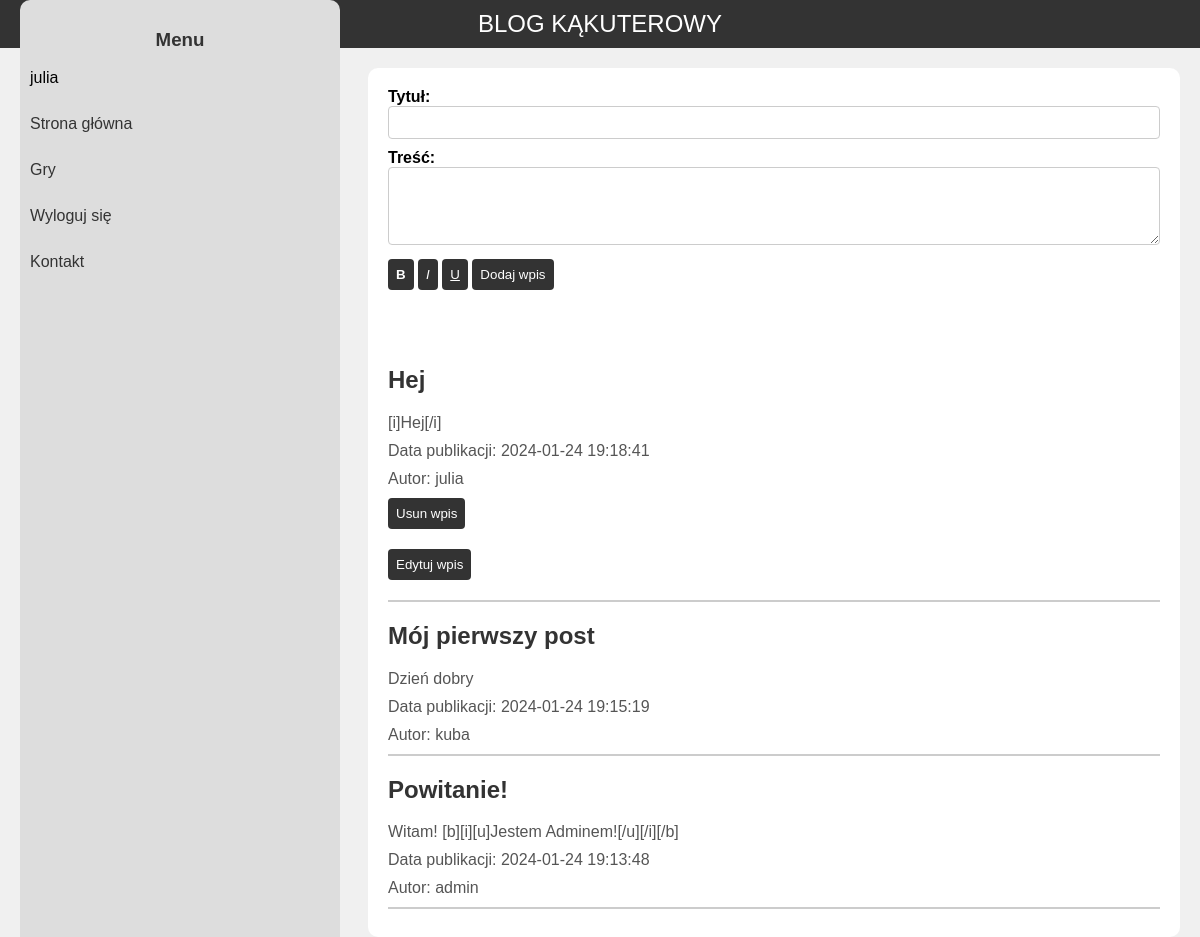
Screenshot of /main.php (signed in) with the database file from the repository.
### tables this page shows
CREATE TABLE `wpisy` (
  `id` int(11) NOT NULL,
  `tytul` varchar(255) DEFAULT NULL,
  `tresc` text DEFAULT NULL,
  `data_publikacji` timestamp NOT NULL DEFAULT current_timestamp(),
  `id_autora` int(11) DEFAULT NULL
);

CREATE TABLE `uzytkownicy` (
  `id` int(11) NOT NULL,
  `user` varchar(30) DEFAULT NULL,
  `pass` varchar(30) DEFAULT NULL,
  `email` varchar(50) NOT NULL
);

### main.php (the view, shortened to what this page needs)
<!DOCTYPE html>
<html>
<head>
    <link rel="stylesheet" href="style_main.css">
</head>
<body>
    <header>
        BLOG KĄKUTEROWY
    </header>
    <section id="Main">
        <section id="left">
            <h1> Menu </h1>
            <dl>
                <dt><?php
                    echo $_SESSION['login'];
                ?></dt><br>
                <dt><a href="main.php">Strona główna</a></dt><br>
                <dt><a href="Gry.php">Gry</a></dt><br>
                <dt><a href="logout.php">Wyloguj się</a></dt><br>
                <dt><a href="contact.php">Kontakt</a></dt><br>
            </dl>
        </section>
        <section id="right">
            <form action="dodaj_wpis.php" method="post">
                <label>Tytuł:</label><br>
                <input type="text" name="tytul"><br>
                <label>Treść:</label><br>
                <textarea name="tresc" id="postContent" rows="4" cols="50"></textarea><br>
                <button type="button" onclick="insertBBCode('[b]', '[/b]')"><b>B</b></button>
                <button type="button" onclick="insertBBCode('[i]', '[/i]')"><i>I</i></button>
                <button type="button" onclick="insertBBCode('[u]', '[/u]')"><u>U</u></button>
                <input type="submit" value="Dodaj wpis">
            </form>
            <?php
            function bbcode_to_html($bbtext) {
                $bbtags = array(
                    '[b]' => '<strong>',
                    '[/b]' => '</strong>',
                    '[i]' => '<em>',
                    '[/i]' => '</em>',
                    '[u]' => '<u>',
                    '[/u]' => '</u>',
                );
                return str_replace(array_keys($bbtags), array_values($bbtags), $bbtext);
            }
            require_once "connect.php";
            echo "<br><br>";
            $conn = new mysqli($servername, $username, $password, $dbname);
            $sql = "SELECT wpisy.id, wpisy.tytul, wpisy.tresc, wpisy.data_publikacji, uzytkownicy.user FROM wpisy JOIN uzytkownicy ON wpisy.id_autora = uzytkownicy.id ORDER BY data_publikacji DESC";
            $result = $conn->query($sql);
            if ($result->num_rows > 0) {
                while ($row = $result->fetch_assoc()) {
                    echo "<h2>" . $row["tytul"] . "</h2>";
                    $tresc_html = bbcode_to_html($row["tresc"]);
                    echo "<p>" . $tresc_html . "</p>";
                    echo "<p>Data publikacji: " . $row["data_publikacji"] . "</p>";
                    echo "<p>Autor: " . $row["user"] . "</p>";
                    if($_SESSION['login'] == 'admin' || $_SESSION['login'] == $row["user"])
                    {
                    echo "<form action='usun.php' method='POST'>";
                    echo "<input type='submit' value='Usun wpis'>";
                    echo "</form>";
                    }
                    if($_SESSION['login'] == $row["user"])
                    {
                    echo "<form action='edytuj.php' method='POST'>";
                    echo "<input type='submit' value='Edytuj wpis'>";
                    echo "</form>";
                    }
                    echo "<hr>";
                }
            } else {
                echo "Brak wpisów.";
            }
            ?>
        </section>
    </section>
</body>
</html>

### style_main.css (style rules this page uses)
body { font-family: Arial, sans-serif; margin: 0; padding: 0; background-color: #f0f0f0; }
header { background-color: #333; color: white; padding: 10px; text-align: center; font-size: 24px; }
#Main { display: flex; justify-content: space-between; margin: 20px; }
#left { width: 25%; background-color: #ddd; padding: 10px; border-radius: 10px; position: fixed; top: 0; bottom: 0; }
#left h1 { text-align: center; color: #333; }
dl { margin: 0; padding: 0; list-style: none; }
dt { margin-bottom: 10px; }
#right { margin-left: 30%; width: 70%; background-color: #fff; padding: 20px; border-radius: 10px; }
form { margin-bottom: 20px; }
label { font-weight: bold; }
input[type="text"], textarea { margin-bottom: 10px; padding: 8px; border: 1px solid #ccc; border-radius: 4px; width: 100%; box-sizing: border-box; }
button { background-color: #333; color: white; padding: 8px; border: none; border-radius: 4px; cursor: pointer; }
input[type="submit"] { background-color: #333; color: white; padding: 8px; border: none; border-radius: 4px; cursor: pointer; }
h2 { color: #333; }
p { margin: 10px 0; color: #555; }
hr { border: 1px solid #ccc; }
a { color: #333; text-decoration: none; }

### rows the page displays
wpisy: tytul "Hej", tresc "[i]Hej[/i]", data_publikacji "2024-01-24 19:18:41", id_autora.user "julia"
wpisy: tytul "Mój pierwszy post", tresc "Dzień dobry", data_publikacji "2024-01-24 19:15:19", id_autora.user "kuba"
wpisy: tytul "Powitanie!", tresc "Witam! [b][i][u]Jestem Adminem![/u][/i][/b]", data_publikacji "2024-01-24 19:13:48", id_autora.user "admin"

### other values shown
$_SESSION['login'] "julia"
